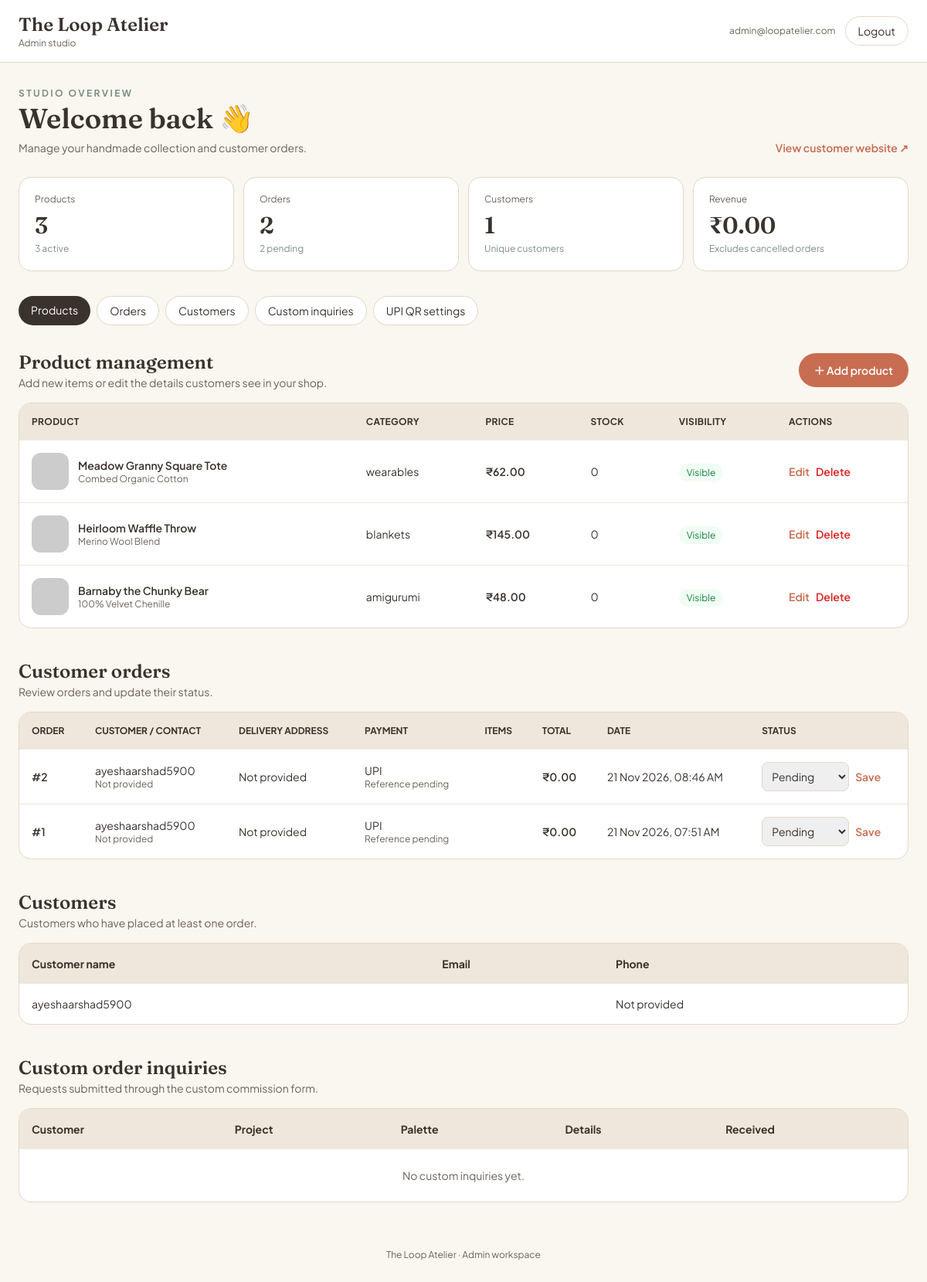
Screenshot of /admin (signed in) with the database file from the repository.
### app.py (models this page shows)
class Product(db.Model):
    id = db.Column(db.Integer, primary_key=True)
    name = db.Column(db.String(120), nullable=False)
    category = db.Column(db.String(60), nullable=False)
    price = db.Column(db.Float, nullable=False, default=0)
    fiber = db.Column(db.String(120), nullable=False, default="Cotton yarn")
    badge = db.Column(db.String(60), default="Ready to Ship")
    description = db.Column(db.Text, nullable=False, default="")
    image_url = db.Column(db.String(255), nullable=False, default="")
    stock = db.Column(db.Integer, nullable=False, default=0)
    active = db.Column(db.Boolean, nullable=False, default=True)
    def to_dict(self):
        return {
            "id": self.id, "name": self.name, "category": self.category,
            "price": self.price, "fiber": self.fiber, "badge": self.badge,
            "description": self.description, "image_url": self.image_url,
            "stock": self.stock, "active": self.active
        }

class Order(db.Model):
    id = db.Column(db.Integer, primary_key=True)
    customer_name = db.Column(db.String(120), nullable=False)
    email = db.Column(db.String(160), nullable=False)
    phone = db.Column(db.String(30), nullable=False, default="")
    address = db.Column(db.Text, nullable=False, default="")
    payment_method = db.Column(db.String(30), nullable=False, default="UPI")
    payment_reference = db.Column(db.String(100), nullable=False, default="")
    total = db.Column(db.Float, nullable=False, default=0)
    status = db.Column(db.String(30), nullable=False, default="Pending")
    created_at = db.Column(db.DateTime, nullable=False, default=datetime.utcnow)
    items = db.relationship("OrderItem", backref="order", cascade="all, delete-orphan")

### app.py (the view)
@app.get("/admin")
@admin_required
def admin_dashboard():
    products = Product.query.order_by(Product.id.desc()).all()
    orders = Order.query.order_by(Order.created_at.desc()).all()
    commissions = Commission.query.order_by(Commission.created_at.desc()).all()
    qr_setting = db.session.get(SiteSetting, 1)
    customers = db.session.query(Order.email, Order.customer_name, Order.phone).distinct().all()
    revenue = db.session.query(db.func.coalesce(db.func.sum(Order.total), 0)).filter(
        Order.status != "Cancelled"
    ).scalar()
    stats = {
        "products": Product.query.count(),
        "active_products": Product.query.filter_by(active=True).count(),
        "orders": Order.query.count(),
        "pending": Order.query.filter_by(status="Pending").count(),
        "customers": len(customers),
        "revenue": round(float(revenue or 0), 2),
        "commissions": Commission.query.count(),
    }
    return render_template(
        "admin_dashboard.html", products=products, orders=orders,
        commissions=commissions, customers=customers, stats=stats,
        statuses=ORDER_STATUSES, qr_setting=qr_setting
    )

### app.py (called while the page is built)
def admin_required(view):
    @wraps(view)
    def wrapped(*args, **kwargs):
        if not session.get("admin_id"):
            return redirect(url_for("admin_login", next=request.path))
        return view(*args, **kwargs)
    return wrapped

def csrf_token():
    if "_csrf_token" not in session:
        session["_csrf_token"] = secrets.token_urlsafe(32)
    return session["_csrf_token"]

### templates/admin_dashboard.html (shortened to what this page needs)
<!doctype html>
<html lang="en">
<head>
  <script src="https://cdn.tailwindcss.com"></script>
</head>
<body class="bg-[#FAF6F0] text-[#3A322D]">
<header class="sticky top-0 z-30 bg-white/95 backdrop-blur border-b border-[#E4D8C8]">
  <div class="max-w-7xl mx-auto px-4 sm:px-6 py-4 flex items-center justify-between gap-3">
    <div><p class="serif text-xl sm:text-2xl font-semibold">The Loop Atelier</p><p class="text-xs text-[#6E6259]">Admin studio</p></div>
    <div class="flex items-center gap-3"><span class="hidden sm:block text-xs text-[#6E6259]">{{ session.get('admin_email') }}</span>
      <form method="post" action="{{ url_for('admin_logout') }}"><input type="hidden" name="_csrf_token" value="{{ csrf_token() }}"><button class="rounded-full border border-[#E4D8C8] px-4 py-2 text-sm hover:bg-[#EFE7DC]">Logout</button></form>
    </div>
  </div>
</header>
<main class="max-w-7xl mx-auto px-4 sm:px-6 py-8">
  <div class="flex flex-col sm:flex-row sm:items-end justify-between gap-3 mb-7">
    <div><p class="text-xs uppercase tracking-[.2em] text-[#7C9082] font-bold">Studio overview</p><h1 class="serif text-3xl sm:text-4xl font-semibold mt-1">Welcome back 👋</h1><p class="text-sm text-[#6E6259] mt-2">Manage your handmade collection and customer orders.</p></div>
    <a href="/" target="_blank" class="text-sm font-semibold text-[#C86D51] hover:underline">View customer website ↗</a>
  </div>
  <section class="grid grid-cols-2 lg:grid-cols-4 gap-3 mb-8">
    {% for label, value, note in [('Products', stats.products, stats.active_products|string + ' active'), ('Orders', stats.orders, stats.pending|string + ' pending'), ('Customers', stats.customers, 'Unique customers'), ('Revenue', '₹' ~ '%.2f'|format(stats.revenue), 'Excludes cancelled orders')] %}
    <div class="bg-white border border-[#E4D8C8] rounded-2xl p-4 sm:p-5"><p class="text-xs text-[#6E6259]">{{ label }}</p><p class="serif text-2xl sm:text-3xl font-semibold mt-2">{{ value }}</p><p class="text-xs text-[#7C9082] mt-1">{{ note }}</p></div>
    {% endfor %}
  </section>
  <nav class="flex flex-wrap gap-2 mb-8 text-sm">
    <a href="#products" class="rounded-full bg-[#3A322D] text-white px-4 py-2">Products</a>
    <a href="#orders" class="rounded-full bg-white border border-[#E4D8C8] px-4 py-2">Orders</a>
    <a href="#customers" class="rounded-full bg-white border border-[#E4D8C8] px-4 py-2">Customers</a>
    <a href="#commissions" class="rounded-full bg-white border border-[#E4D8C8] px-4 py-2">Custom inquiries</a>
      <a href="#payment" class="rounded-full bg-white border border-[#E4D8C8] px-4 py-2">UPI QR settings</a>
  </nav>
  <section id="products" class="scroll-mt-24 mb-10">
    <div class="flex flex-col sm:flex-row sm:items-center justify-between gap-3 mb-4"><div><h2 class="serif text-2xl font-semibold">Product management</h2><p class="text-sm text-[#6E6259]">Add new items or edit the details customers see in your shop.</p></div>
      <button onclick="openProductForm()" class="rounded-full bg-[#C86D51] hover:bg-[#B35B40] text-white px-5 py-3 text-sm font-semibold">＋ Add product</button>
    </div>
    <div class="bg-white border border-[#E4D8C8] rounded-2xl overflow-hidden">
      <div class="overflow-x-auto"><table class="w-full text-sm min-w-[760px]">
        <thead class="bg-[#EFE7DC] text-left text-xs uppercase tracking-wide"><tr><th class="p-4">Product</th><th class="p-4">Category</th><th class="p-4">Price</th><th class="p-4">Stock</th><th class="p-4">Visibility</th><th class="p-4">Actions</th></tr></thead>
        <tbody class="divide-y divide-[#EFE7DC]">
        {% for p in products %}
          <tr>
            <td class="p-4"><div class="flex items-center gap-3"><img src="{{ p.image_url }}" onerror="this.src='https://placehold.co/80x80/EFE7DC/3A322D?text=Image'" class="w-12 h-12 rounded-xl object-cover bg-[#EFE7DC]"><div><p class="font-semibold">{{ p.name }}</p><p class="text-xs text-[#6E6259]">{{ p.fiber }}</p></div></div></td>
            <td class="p-4">{{ p.category }}</td><td class="p-4 font-semibold">₹{{ '%.2f'|format(p.price) }}</td><td class="p-4">{{ p.stock }}</td>
            <td class="p-4"><span class="rounded-full px-2.5 py-1 text-xs {{ 'bg-green-50 text-green-700' if p.active else 'bg-gray-100 text-gray-600' }}">{{ 'Visible' if p.active else 'Hidden' }}</span></td>
            <td class="p-4"><div class="flex gap-2"><button class="edit-btn text-[#C86D51] font-semibold" data-product='{{ p.to_dict()|tojson|forceescape }}'>Edit</button>
              <form method="post" action="{{ url_for('delete_product', product_id=p.id) }}" onsubmit="return confirm('Delete this product?')"><input type="hidden" name="_csrf_token" value="{{ csrf_token() }}"><button class="text-red-600 font-semibold">Delete</button></form></div></td>
          </tr>
        {% else %}<tr><td colspan="6" class="p-8 text-center text-[#6E6259]">No products yet. Add your first product above.</td></tr>{% endfor %}
        </tbody>
      </table></div>
    </div>
  </section>
  <section id="orders" class="scroll-mt-24 mb-10">
    <h2 class="serif text-2xl font-semibold">Customer orders</h2><p class="text-sm text-[#6E6259] mb-4">Review orders and update their status.</p>
    <div class="bg-white border border-[#E4D8C8] rounded-2xl overflow-hidden"><div class="overflow-x-auto"><table class="w-full min-w-[800px] text-sm">
      <thead class="bg-[#EFE7DC] text-left text-xs uppercase"><tr><th class="p-4">Order</th><th class="p-4">Customer / Contact</th><th class="p-4">Delivery address</th><th class="p-4">Payment</th><th class="p-4">Items</th><th class="p-4">Total</th><th class="p-4">Date</th><th class="p-4">Status</th></tr></thead><tbody class="divide-y divide-[#EFE7DC]">
      {% for o in orders %}<tr><td class="p-4 font-semibold">#{{ o.id }}</td><td class="p-4">{{ o.customer_name }}<p class="text-xs text-[#6E6259]">{{ o.email }}</p><p class="text-xs text-[#6E6259]">{{ o.phone or 'Not provided' }}</p></td><td class="p-4 whitespace-pre-wrap">{{ o.address or 'Not provided' }}</td><td class="p-4">{{ o.payment_method or 'UPI' }}<p class="text-xs text-[#6E6259]">{{ o.payment_reference or 'Reference pending' }}</p></td><td class="p-4">{% for item in o.items %}<div>{{ item.product_name }} × {{ item.quantity }}</div>{% endfor %}</td><td class="p-4 font-semibold">₹{{ '%.2f'|format(o.total) }}</td><td class="p-4">{{ o.created_at.strftime('%d %b %Y, %I:%M %p') if o.created_at else 'Date unavailable' }}</td><td class="p-4"><form method="post" action="{{ url_for('update_order_status', order_id=o.id) }}" class="flex gap-2"><input type="hidden" name="_csrf_token" value="{{ csrf_token() }}"><select name="status" class="rounded-lg border border-[#E4D8C8] px-2 py-2">{% for s in statuses %}<option value="{{ s }}" {{ 'selected' if o.status == s else '' }}>{{ s }}</option>{% endfor %}</select><button class="text-[#C86D51] font-semibold">Save</button></form></td></tr>
      {% else %}<tr><td colspan="8" class="p-8 text-center text-[#6E6259]">No orders received yet.</td></tr>{% endfor %}
      </tbody></table></div></div>
  </section>
  <section id="customers" class="scroll-mt-24 mb-10">
    <h2 class="serif text-2xl font-semibold">Customers</h2><p class="text-sm text-[#6E6259] mb-4">Customers who have placed at least one order.</p>
    <div class="bg-white border border-[#E4D8C8] rounded-2xl overflow-hidden"><table class="w-full text-sm"><thead class="bg-[#EFE7DC] text-left"><tr><th class="p-4">Customer name</th><th class="p-4">Email</th><th class="p-4">Phone</th></tr></thead><tbody class="divide-y divide-[#EFE7DC]">
    {% for email, name, phone in customers %}<tr><td class="p-4">{{ name }}</td><td class="p-4">{{ email }}</td><td class="p-4">{{ phone or 'Not provided' }}</td></tr>{% else %}<tr><td colspan="3" class="p-6 text-center text-[#6E6259]">No customer records yet.</td></tr>{% endfor %}
    </tbody></table></div>
  </section>
  <section id="commissions" class="scroll-mt-24 mb-10">
    <h2 class="serif text-2xl font-semibold">Custom order inquiries</h2><p class="text-sm text-[#6E6259] mb-4">Requests submitted through the custom commission form.</p>
    <div class="bg-white border border-[#E4D8C8] rounded-2xl overflow-hidden"><div class="overflow-x-auto"><table class="w-full min-w-[760px] text-sm"><thead class="bg-[#EFE7DC] text-left"><tr><th class="p-4">Customer</th><th class="p-4">Project</th><th class="p-4">Palette</th><th class="p-4">Details</th><th class="p-4">Received</th></tr></thead><tbody class="divide-y divide-[#EFE7DC]">
    {% for c in commissions %}<tr><td class="p-4">{{ c.name }}<p class="text-xs text-[#6E6259]">{{ c.email }}</p></td><td class="p-4">{{ c.project_type }}</td><td class="p-4">{{ c.yarn_color }}</td><td class="p-4 whitespace-pre-wrap max-w-sm">{{ c.details }}</td><td class="p-4">{{ c.created_at.strftime('%d %b %Y') }}</td></tr>{% else %}<tr><td colspan="5" class="p-6 text-center text-[#6E6259]">No custom inquiries yet.</td></tr>{% endfor %}
    </tbody></table></div></div>
  </section>
  <p class="text-xs text-[#6E6259] text-center py-5">The Loop Atelier · Admin workspace</p>
</main>
</body></html>

### templates/admin_dashboard.html (style rules this page uses)
body { font-family:'Plus Jakarta Sans',sans-serif }
.serif { font-family:'Fraunces',serif }
html { scroll-behavior:smooth }

### rows the page displays
Product: name "Meadow Granny Square Tote", fiber "Combed Organic Cotton", category "wearables", price "62.00", stock "0", active "Visible"
Product: name "Heirloom Waffle Throw", fiber "Merino Wool Blend", category "blankets", price "145.00", stock "0", active "Visible"
Product: name "Barnaby the Chunky Bear", fiber "100% Velvet Chenille", category "amigurumi", price "48.00", stock "0", active "Visible"
Order: id "2", customer_name "ayeshaarshad5900", phone "Not provided", address "Not provided", payment_method "UPI", payment_reference "Reference pending", total "0.00", created_at "21 Nov 2026, 08:46 AM"
Order: id "1", customer_name "ayeshaarshad5900", phone "Not provided", address "Not provided", payment_method "UPI", payment_reference "Reference pending", total "0.00", created_at "21 Nov 2026, 07:51 AM"

### other values shown
{{ session.get('admin_email') }} "admin@loopatelier.com"
{{ label }} "Products" "Orders" "Customers" "Revenue"
{{ value }} "3" "2" "1" "₹0.00"
{{ note }} "3 active" "2 pending" "Unique customers" "Excludes cancelled orders"
{{ name }} "ayeshaarshad5900"
{{ phone or 'Not provided' }} "Not provided"
form field status "Pending"
